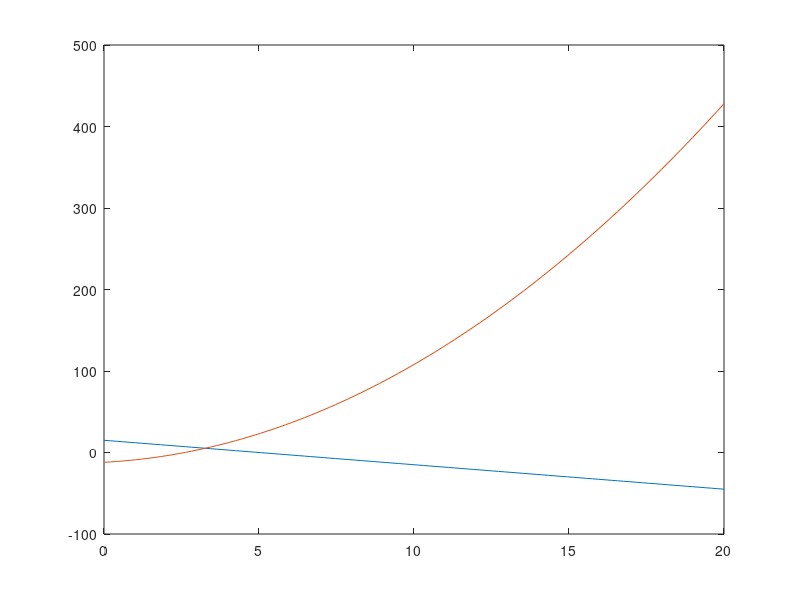

This chart was generated by the following MATLAB code:
xi=linspace(0,20,100);
fx = [1 2 -12]
yi = polyval(fx,xi)
fx2 = [-3 15]
yi2 = polyval(fx2,xi)
 plot(xi,yi2)
 hold on
 plot(xi,yi)